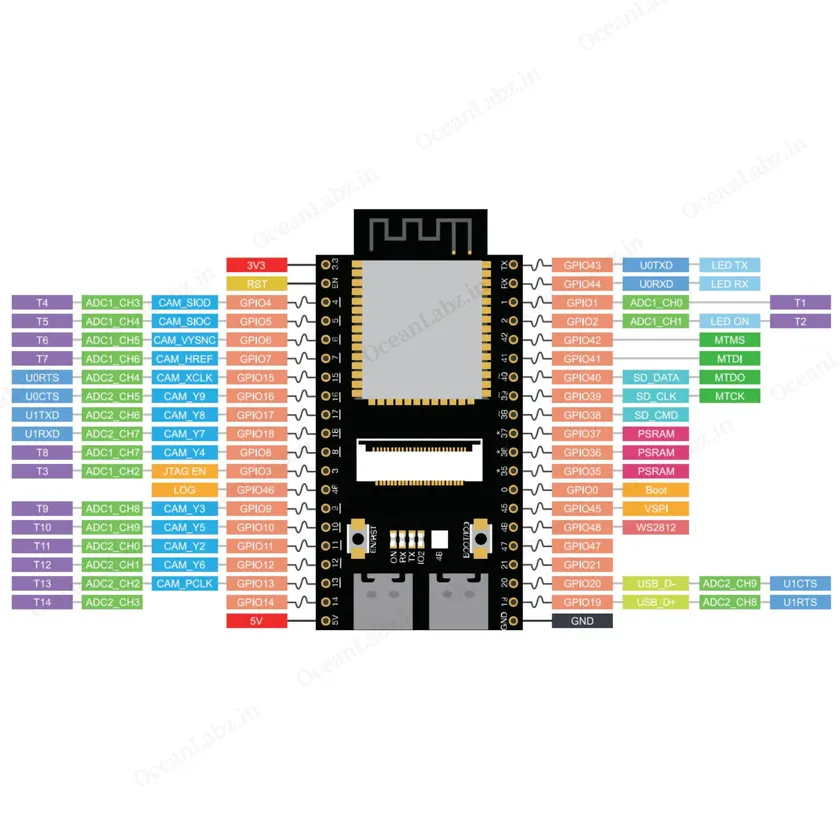
#> input picture pinout-image-4.png.webp, 840 x 840 px, shrunk from 2000 x 2000 before the run, given in place of video_feed, which was not available
$ python test.py
#> lines starting #> are read from the running program, lines starting #| are printed output that depends on the picture; after the words box and inside, x2 and y2 are one past the last pixel; in counts of white or black regions, pixels touching at a corner belong together; pictures that were not available may be replaced by others from this repository, and a replacement may not be noted
# hsv_picker.py
import cv2
import numpy as np

def nothing(x):
    pass

cap = cv2.VideoCapture("http://192.168.0.199:9000/video_feed")  # replace with your feed if needed

cv2.namedWindow("Trackbars")
cv2.createTrackbar("H Low","Trackbars",0,179,nothing)
#> slider 'H Low' is set to 35
cv2.createTrackbar("H High","Trackbars",179,179,nothing)
cv2.createTrackbar("S Low","Trackbars",0,255,nothing)
#> slider 'S Low' is set to 51
cv2.createTrackbar("S High","Trackbars",255,255,nothing)
cv2.createTrackbar("V Low","Trackbars",0,255,nothing)
#> slider 'V Low' is set to 51
cv2.createTrackbar("V High","Trackbars",255,255,nothing)

while True:
    ret, frame = cap.read()
#> frame is the input picture: shape (840, 840, 3); mean B, G, R 217, 220.2, 220.1
    if not ret:
        continue

    hsv = cv2.cvtColor(frame, cv2.COLOR_BGR2HSV)
#> hsv: shape (840, 840, 3); mean H, S, V 25.8, 28.4, 228.1

    h_low = cv2.getTrackbarPos("H Low","Trackbars")
    h_high = cv2.getTrackbarPos("H High","Trackbars")
    s_low = cv2.getTrackbarPos("S Low","Trackbars")
    s_high = cv2.getTrackbarPos("S High","Trackbars")
    v_low = cv2.getTrackbarPos("V Low","Trackbars")
    v_high = cv2.getTrackbarPos("V High","Trackbars")

    lower = np.array([h_low, s_low, v_low])
    upper = np.array([h_high, s_high, v_high])

    mask = cv2.inRange(hsv, lower, upper)
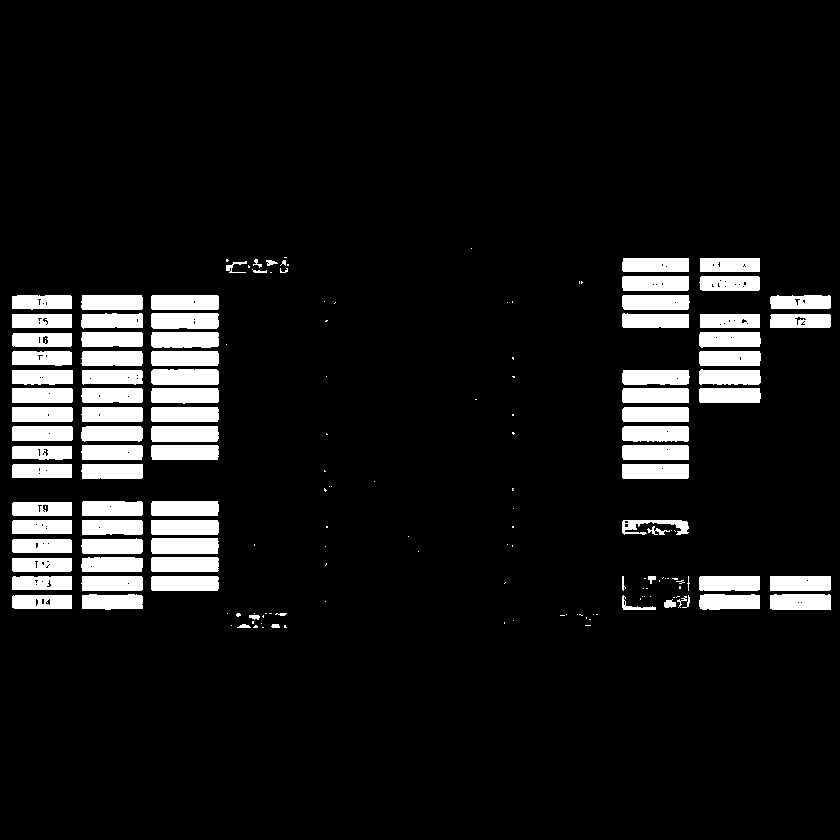
#> mask: shape (840, 840); 9.2% white; 170 white regions (83 under 20 px), largest, box (x1, y1, x2, y2) and area: (151, 426, 219, 442) 1073, (151, 538, 219, 554) 1073, (151, 369, 219, 385) 1071
    result = cv2.bitwise_and(frame, frame, mask=mask)
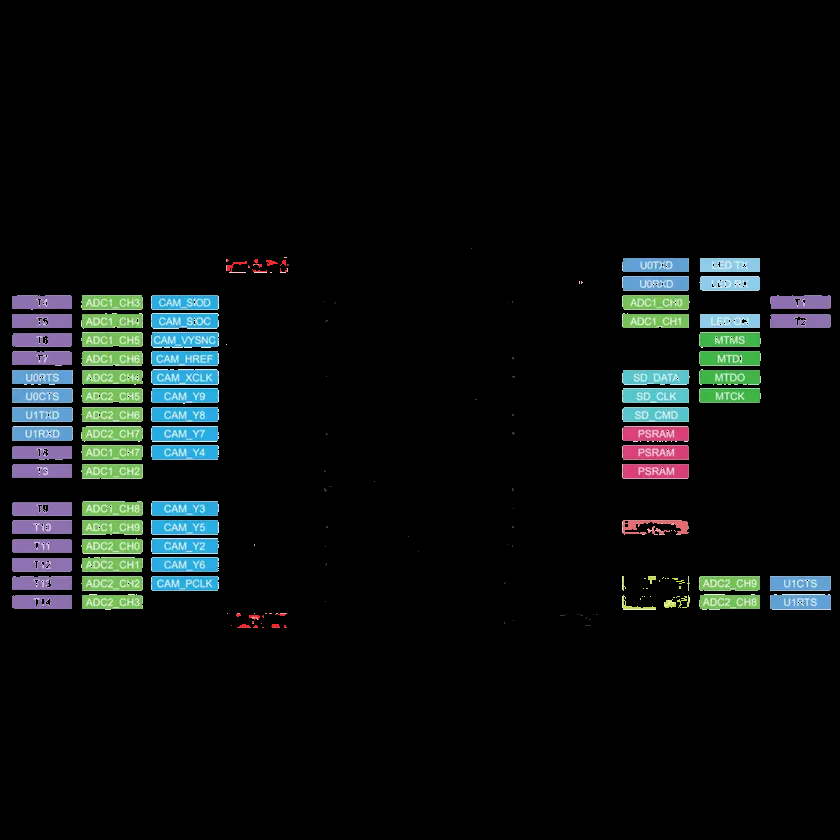
#> result: shape (840, 840, 3); mean B, G, R 15.7, 15.9, 11.8

    cv2.imshow("Original", frame)
    cv2.imshow("Mask", mask)
    cv2.imshow("Result", result)

    if cv2.waitKey(1) & 0xFF == 27:
#> (key Esc is pressed here)
        break

cap.release()
cv2.destroyAllWindows()

$ run again, on Robot_schematic.png
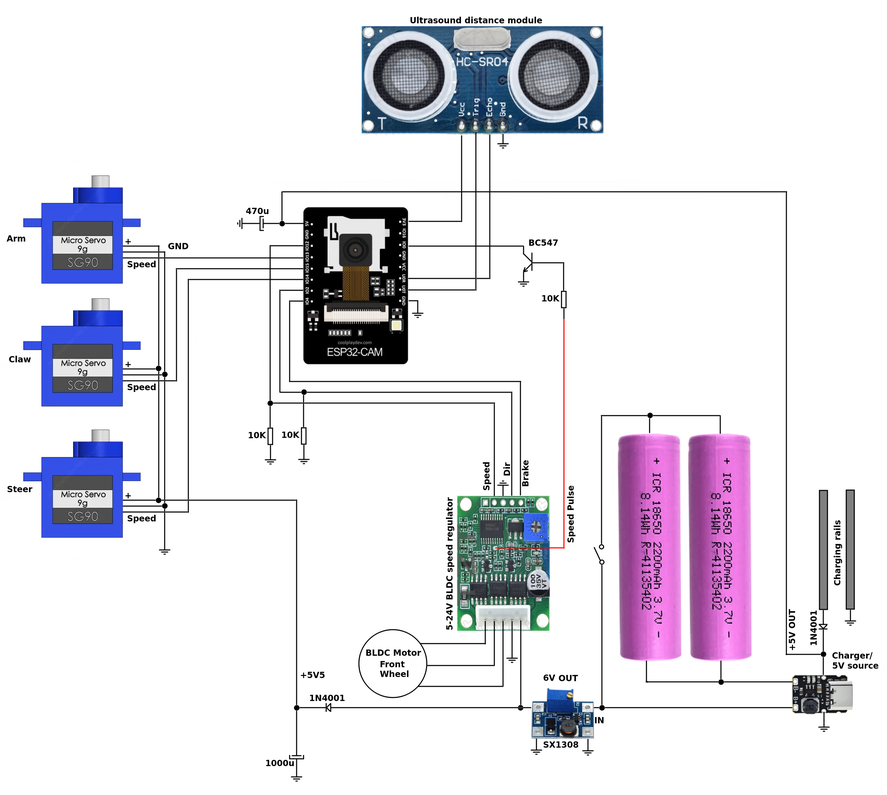
#> input picture Robot_schematic.png, 887 x 795 px, shrunk from 2548 x 2284 before the run, given in place of video_feed, which was not available
#> frame is the input picture: shape (795, 887, 3); mean B, G, R 232.6, 225.7, 227.7
#> hsv: shape (795, 887, 3); mean H, S, V 15.5, 14.3, 233.3
#> `mask = cv2.inRange(hsv, lower, upper)`:
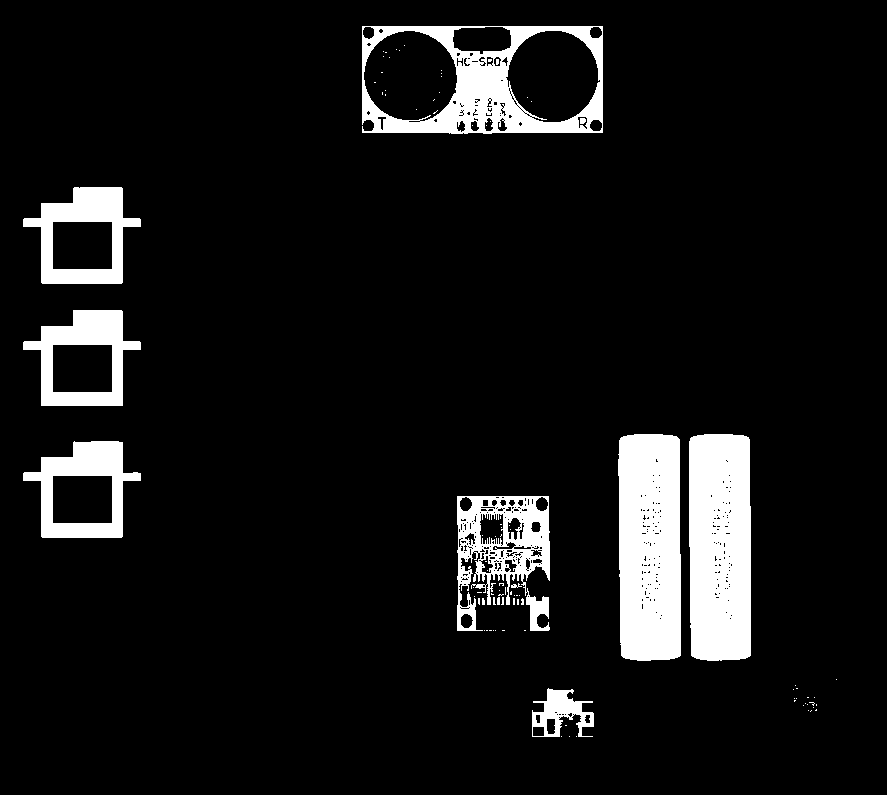
#> mask: shape (795, 887); 8.6% white; 95 white regions (84 under 20 px), largest, box (x1, y1, x2, y2) and area: (689, 434, 751, 661) 13590, (618, 434, 681, 661) 13579, (362, 26, 603, 134) 10398
#> `result = cv2.bitwise_and(frame, frame, mask=mask)`:
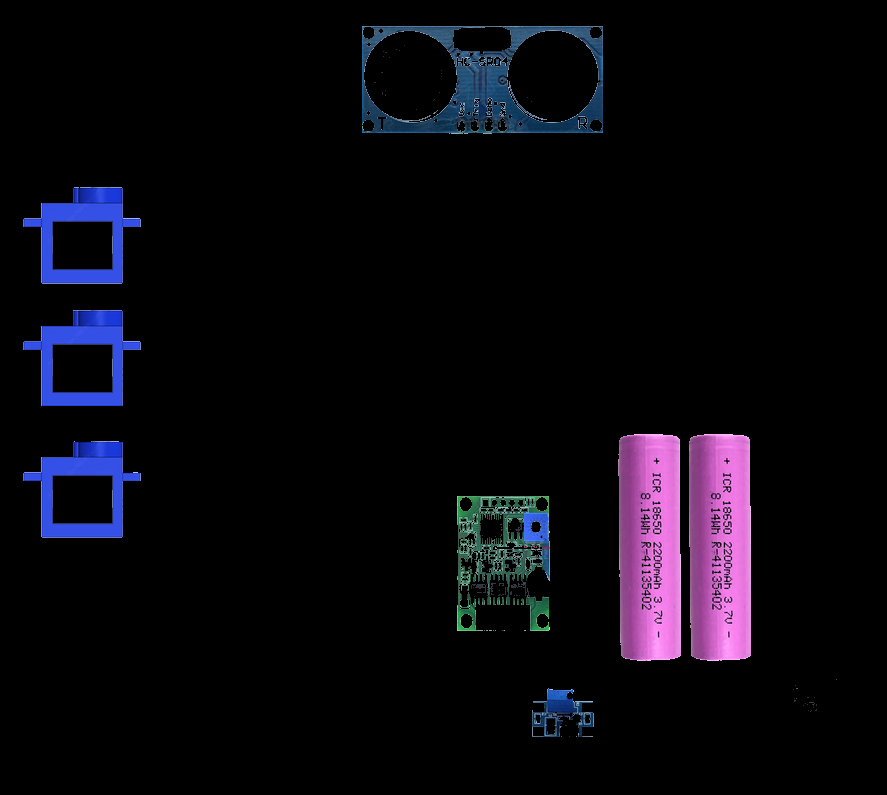
#> result: shape (795, 887, 3); mean B, G, R 14.7, 7.9, 9.9
